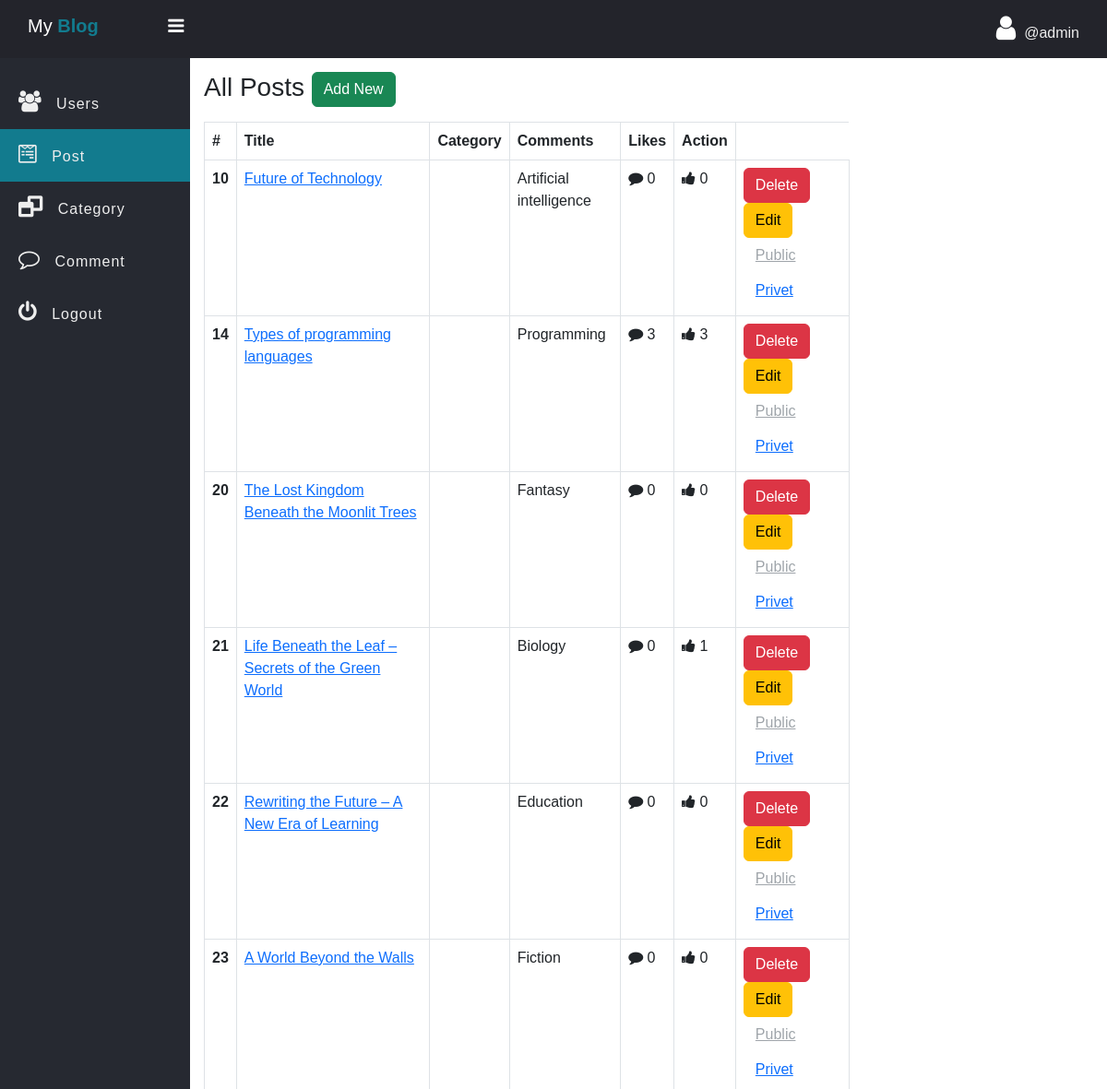
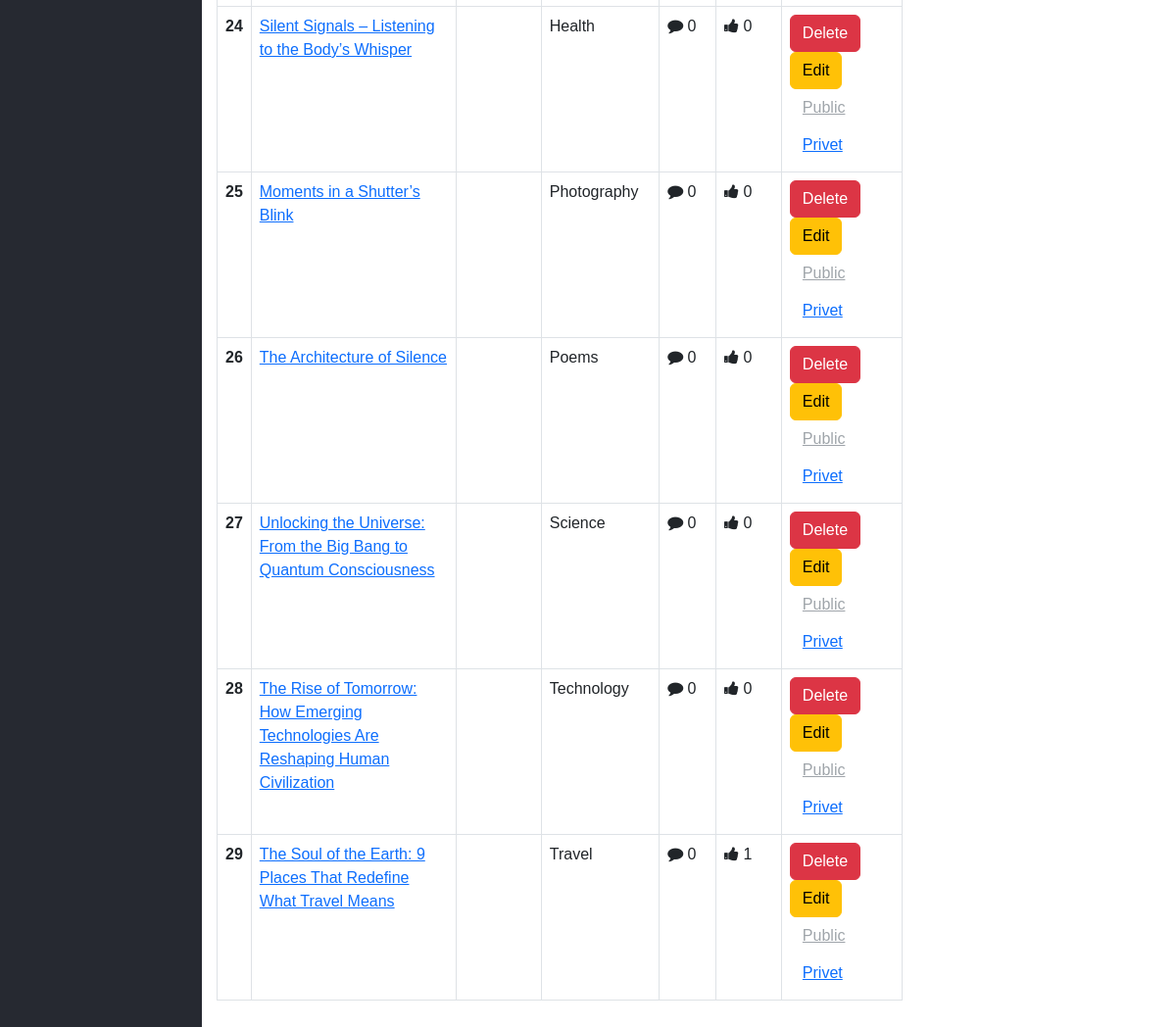
Screenshot of /admin/Post.php (signed in) with the database file from the repository (2 pictures, top to bottom).
### tables this page shows
CREATE TABLE `post` (
  `post_id` int(11) NOT NULL,
  `post_title` varchar(127) NOT NULL,
  `post_text` text NOT NULL,
  `category` int(11) NOT NULL,
  `author_id` int(11) DEFAULT NULL,
  `publish` int(2) NOT NULL DEFAULT 1,
  `cover_url` varchar(255) NOT NULL DEFAULT 'default.jpg',
  `crated_at` datetime NOT NULL DEFAULT current_timestamp()
);

CREATE TABLE `category` (
  `id` int(11) NOT NULL,
  `category` varchar(127) NOT NULL
);

### admin/data/Post.php (called while the page is built, shortened)
<?php
function getAllDeep($conn){
   $sql = "SELECT * FROM post";
   $stmt = $conn->prepare($sql);
   $stmt->execute();
   if($stmt->rowCount() >= 1){
         $data = $stmt->fetchAll();
         return $data;
   }else {
       return 0;
   }
}
function getCategoryById($conn, $id){
   $sql = "SELECT * FROM category WHERE id=?";
   $stmt = $conn->prepare($sql);
   $stmt->execute([$id]);
   if($stmt->rowCount() >= 1){
         $data = $stmt->fetch();
         return $data;
   }else {
       return 0;
   }
}

### admin/data/Comment.php (called while the page is built, shortened)
<?php
function CountByPostID($conn, $id){
   $sql = "SELECT * FROM comment WHERE post_id=?";
   $stmt = $conn->prepare($sql);
   $stmt->execute([$id]);
   return $stmt->rowCount();
}
function likeCountByPostID($conn, $id){
   $sql = "SELECT * FROM post_like WHERE post_id=?";
   $stmt = $conn->prepare($sql);
   $stmt->execute([$id]);
   return $stmt->rowCount();
}

### admin/Post.php (the view, shortened to what this page needs)
<?php
if (isset($_SESSION['admin_id']) && isset($_SESSION['username'])) {
 ?>
<!DOCTYPE html>
<html>
<head>
	<link rel="stylesheet" href="https://stackpath.bootstrapcdn.com/font-awesome/4.7.0/css/font-awesome.min.css">
	<link href="https://cdn.jsdelivr.net/npm/bootstrap@5.3.0/dist/css/bootstrap.min.css" rel="stylesheet">
	<link rel="stylesheet" href="../css/side-bar.css">
	<link rel="stylesheet" href="../css/style.css">
</head>
<body>
	<?php
	  include "inc/side-nav.php";
      include_once("data/Post.php");
      include_once("data/Comment.php");
      include_once("../db_conn.php");
      $posts = getAllDeep($conn);
	?>
	 <div class="main-table">
	 	<h3 class="mb-3">All Posts
	 		<a href="post-add.php" class="btn btn-success">Add New</a></h3>
	 	<?php if ($posts != 0) { ?>
	 	<table class="table t1 table-bordered">
		  <thead>
		    <tr>
		      <th scope="col">#</th>
		      <th>Title</th>
		      <th>Category</th>
		      <th>Comments</th>
		      <th>Likes</th>
		      <th>Action</th>
		    </tr>
		  </thead>
		  <tbody>
		  	<?php foreach ($posts as $post) {
		  	$category = getCategoryById($conn, $post['category']);
			if (is_array($category) && isset($category['category'])) {
				$categoryName = $category['category'];
			} else {
				$categoryName = "<span class='text-danger'>[Unknown]</span>";
			}
			?>
		    <tr>
		      <th scope="row"><?=$post['post_id'] ?></th>
		      <td><a href="single_post.php?post_id=<?=$post['post_id'] ?>"><?=$post['post_title'] ?></a></td>
		      <td>
		      	<td><?=$categoryName?></td>
		      </td>
		      <td>
		      	<i class="fa fa-comment" aria-hidden="true"></i>
		        <?php
                    echo CountByPostID($conn, $post['post_id']);
		         ?>
		      </td>
		      <td>
		      	<i class="fa fa-thumbs-up" aria-hidden="true"></i>
		        <?php
                    echo likeCountByPostID($conn, $post['post_id']);
		         ?>
		     </td>
		      <td>
		      	<a href="post-delete.php?post_id=<?=$post['post_id'] ?>" class="btn btn-danger">Delete</a>
		      	<a href="post-edit.php?post_id=<?=$post['post_id'] ?>" class="btn btn-warning">Edit</a>
                <?php
                   if ($post['publish'] == 1) {
                 ?>
		      	<a href="post-publish.php?post_id=<?=$post['post_id'] ?>&publish=1" class="btn btn-link disabled">Public</a>
		      	<a href="post-publish.php?post_id=<?=$post['post_id'] ?>&publish=0" class="btn btn-link " >Privet</a>
		      <?php }else{ ?>
		      	<a href="post-publish.php?post_id=<?=$post['post_id'] ?>&publish=1" class="btn btn-link ">Public</a>
		      	<a href="post-publish.php?post_id=<?=$post['post_id'] ?>&publish=0" class="btn btn-link disabled" >Privet</a>
		      <?php } ?>
		      </td>
		    </tr>
		    <?php } ?>
		  </tbody>
		</table>
	<?php }else{ ?>
		<div class="alert alert-warning">
			Empty!
		</div>
	<?php } ?>
	 </div>
	</section>
	</div>
</body>
</html>
<?php }else {
	header("Location: ../admin-login.php");
	exit;
} ?>

### css/side-bar.css (style rules this page uses)
* { padding: 0; margin: 0; box-sizing: border-box; font-family: arial, sans-serif; }

### css/style.css (style rules this page uses)
.main-table { width: 90%; max-width: 700px; }

### rows the page displays
post: post_id "10", post_title "Future of Technology", category.category "Artificial intelligence", post_id "0"
post: post_id "14", post_title "Types of programming languages", category.category "Programming", post_id "3"
post: post_id "20", post_title "The Lost Kingdom Beneath the Moonlit Trees", category.category "Fantasy", post_id "0"
post: post_id "21", post_title "Life Beneath the Leaf – Secrets of the Green World", category.category "Biology", post_id "0", post_id "1"
post: post_id "22", post_title "Rewriting the Future – A New Era of Learning", category.category "Education", post_id "0"
post: post_id "23", post_title "A World Beyond the Walls", category.category "Fiction", post_id "0"
post: post_id "24", post_title "Silent Signals – Listening to the Body’s Whisper", category.category "Health", post_id "0"
post: post_id "25", post_title "Moments in a Shutter’s Blink", category.category "Photography", post_id "0"
post: post_id "26", post_title "The Architecture of Silence", category.category "Poems", post_id "0"
post: post_id "27", post_title "Unlocking the Universe: From the Big Bang to Quantum Consciousness", category.category "Science", post_id "0"
post: post_id "28", post_title "The Rise of Tomorrow: How Emerging Technologies Are Reshaping Human Civilization", category.category "Technology", post_id "0"
post: post_id "29", post_title "The Soul of the Earth: 9 Places That Redefine What Travel Means", category.category "Travel", post_id "0", post_id "1"

### other values shown
$_SESSION['username'] "admin"
